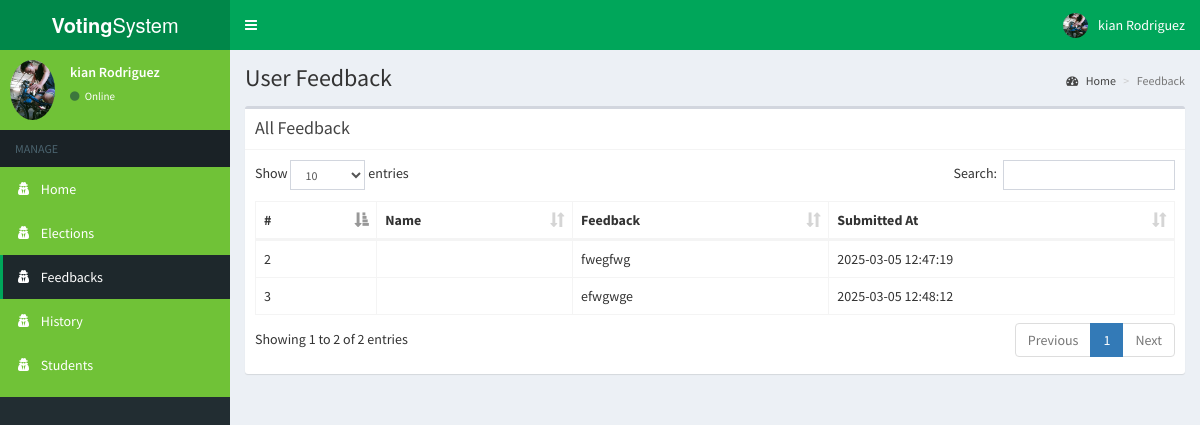
The page /admin/feedback.php (signed in) on the database its author committed.
### tables this page shows
CREATE TABLE `feedback` (
  `id` int(11) NOT NULL,
  `election_id` int(11) NOT NULL,
  `feedback` text NOT NULL,
  `created_at` timestamp NOT NULL DEFAULT current_timestamp()
);

### admin/includes/session.php (called while the page is built, shortened)
<?php
	include 'includes/conn.php';
	if(!isset($_SESSION['admin']) || empty($_SESSION['admin'])) {
		header('location: index.php');
		exit();
	}
	 else {
		$sql = "SELECT * FROM admin WHERE id = '".$_SESSION['admin']."'";
		$query = $conn->query($sql);
		$user = $query->fetch_assoc();
	}
?>

### admin/feedback.php (the view, shortened to what this page needs)
<?php
include 'includes/session.php';
$sql = "SELECT * FROM feedback ORDER BY created_at DESC";
$result = $conn->query($sql);
?>
<?php include 'includes/header.php'; ?>
<body class="hold-transition skin-green sidebar-mini">
<div class="wrapper">
  <?php include 'includes/navbar.php'; ?>
  <?php include 'includes/menubar1.php'; ?>
  <div class="content-wrapper">
    <section class="content-header">
      <h1>User Feedback</h1>
      <ol class="breadcrumb">
        <li><a href="#"><i class="fa fa-dashboard"></i> Home</a></li>
        <li class="active">Feedback</li>
      </ol>
    </section>
    <section class="content">
      <div class="row">
        <div class="col-xs-12">
          <div class="box">
            <div class="box-header with-border">
              <h3 class="box-title">All Feedback</h3>
            </div>
            <div class="box-body">
              <table id="example1" class="table table-bordered">
                <thead>
                  <th>#</th>
                  <th>Name</th>
                  <th>Feedback</th>
                  <th>Submitted At</th>
                </thead>
                <tbody>
                  <?php
                    if ($result->num_rows > 0) {
                      while($row = $result->fetch_assoc()) {
                        echo "
                          <tr>
                            <td>".$row['id']."</td>
                            <td>".htmlspecialchars($row['name'])."</td>
                            <td>".htmlspecialchars($row['feedback'])."</td>
                            <td>".date('Y-m-d H:i:s', strtotime($row['created_at']))."</td>
                          </tr>
                        ";
                      }
                    } else {
                      echo "<tr><td colspan='4' class='text-center'>No feedback found</td></tr>";
                    }
                  ?>
                </tbody>
              </table>
            </div>
          </div>
        </div>
      </div>
    </section>
  </div>
</div>
</body>
</html>

### admin/includes/navbar.php (shortened to what this page needs)
<header class="main-header">
  <a href="#" class="logo">
    <span class="logo-lg"><b>Voting</b>System</span>
  </a>
  <nav class="navbar navbar-static-top">
    <a href="#" class="sidebar-toggle" data-toggle="push-menu" role="button">
    </a>
    <div class="navbar-custom-menu">
      <ul class="nav navbar-nav">
        <li class="dropdown user user-menu">
          <a href="#" class="dropdown-toggle" data-toggle="dropdown">
            <img src="<?php echo (!empty($user['photo'])) ? '../images/'.$user['photo'] : '../images/profile.jpg'; ?>" class="user-image" alt="User Image">
            <span class="hidden-xs"><?php echo $user['firstname'].' '.$user['lastname']; ?></span>
          </a>
        </li>
      </ul>
    </div>
  </nav>
</header>

### admin/includes/menubar1.php (shortened to what this page needs)
<aside class="main-sidebar">
  <section class="sidebar" style="background-color: #70C237; color: #fff;">
    <div class="user-panel">
      <div class="pull-left image">
        <img src="<?php echo (!empty($user['photo'])) ? '../images/'.$user['photo'] : '../images/profile.jpg'; ?>" class="img-circle" alt="User Image">
      </div>
      <div class="pull-left info">
        <p><?php echo $user['firstname'].' '.$user['lastname']; ?></p>
        <a><i class="fa fa-circle text-success"></i> Online</a>
      </div>
    </div>
    <ul class="sidebar-menu" data-widget="tree">
      <li class="header">MANAGE</li>
      <li class=""><a href="home.php" style="color: #fff;"><i class="fa fa-user-secret"></i> <span>Home</span></a></li>
      <li class=""><a href="sub_admins.php" style="color: #fff;"><i class="fa fa-user-secret"></i> <span>Elections</span></a></li>
      <li class=""><a href="feedback.php" style="color: #fff;"><i class="fa fa-user-secret"></i> <span>Feedbacks</span></a></li>
      <li class=""><a href="history.php" style="color: #fff;"><i class="fa fa-user-secret"></i> <span>History</span></a></li>
      <li class=""><a href="students.php" style="color: #fff;"><i class="fa fa-user-secret"></i> <span>Students</span></a></li>
  </ul>
  </section>
</aside>

### rows shown on the page
feedback: id "3", feedback "efwgwge", created_at "2025-03-05 12:48:12"
feedback: id "2", feedback "fwegfwg", created_at "2025-03-05 12:47:19"

### other values the page prints
$user['firstname'] "kian"
$user['lastname'] "Rodriguez"
